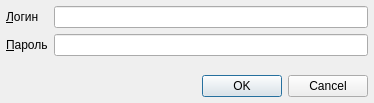
<?xml version="1.0" encoding="UTF-8"?>
<ui version="4.0">
 <class>LLO78LoginDialog</class>
 <widget class="QDialog" name="LLO78LoginDialog">
  <property name="geometry">
   <rect>
    <x>0</x>
    <y>0</y>
    <width>374</width>
    <height>103</height>
   </rect>
  </property>
  <property name="windowTitle">
   <string>Регистрация в системе ЛЛО</string>
  </property>
  <layout class="QGridLayout">
   <property name="margin">
    <number>6</number>
   </property>
   <property name="spacing">
    <number>6</number>
   </property>
   <item row="1" column="0">
    <widget class="QLabel" name="lblPassword">
     <property name="text">
      <string>&amp;Пароль</string>
     </property>
     <property name="buddy">
      <cstring>edtPassword</cstring>
     </property>
    </widget>
   </item>
   <item row="0" column="0">
    <widget class="QLabel" name="lblLogin">
     <property name="text">
      <string>&amp;Логин</string>
     </property>
     <property name="buddy">
      <cstring>edtLogin</cstring>
     </property>
    </widget>
   </item>
   <item row="1" column="1">
    <widget class="QLineEdit" name="edtPassword">
     <property name="echoMode">
      <enum>QLineEdit::Password</enum>
     </property>
    </widget>
   </item>
   <item row="0" column="1">
    <widget class="QLineEdit" name="edtLogin"/>
   </item>
   <item row="3" column="0" colspan="2">
    <widget class="QDialogButtonBox" name="buttonBox">
     <property name="orientation">
      <enum>Qt::Horizontal</enum>
     </property>
     <property name="standardButtons">
      <set>QDialogButtonBox::Cancel|QDialogButtonBox::Ok</set>
     </property>
    </widget>
   </item>
   <item row="2" column="0">
    <spacer name="verticalSpacer">
     <property name="orientation">
      <enum>Qt::Vertical</enum>
     </property>
     <property name="sizeHint" stdset="0">
      <size>
       <width>20</width>
       <height>40</height>
      </size>
     </property>
    </spacer>
   </item>
  </layout>
 </widget>
 <tabstops>
  <tabstop>edtLogin</tabstop>
  <tabstop>edtPassword</tabstop>
  <tabstop>buttonBox</tabstop>
 </tabstops>
 <resources/>
 <connections>
  <connection>
   <sender>buttonBox</sender>
   <signal>accepted()</signal>
   <receiver>LLO78LoginDialog</receiver>
   <slot>accept()</slot>
   <hints>
    <hint type="sourcelabel">
     <x>195</x>
     <y>54</y>
    </hint>
    <hint type="destinationlabel">
     <x>98</x>
     <y>51</y>
    </hint>
   </hints>
  </connection>
  <connection>
   <sender>buttonBox</sender>
   <signal>rejected()</signal>
   <receiver>LLO78LoginDialog</receiver>
   <slot>reject()</slot>
   <hints>
    <hint type="sourcelabel">
     <x>195</x>
     <y>54</y>
    </hint>
    <hint type="destinationlabel">
     <x>199</x>
     <y>81</y>
    </hint>
   </hints>
  </connection>
 </connections>
</ui>
